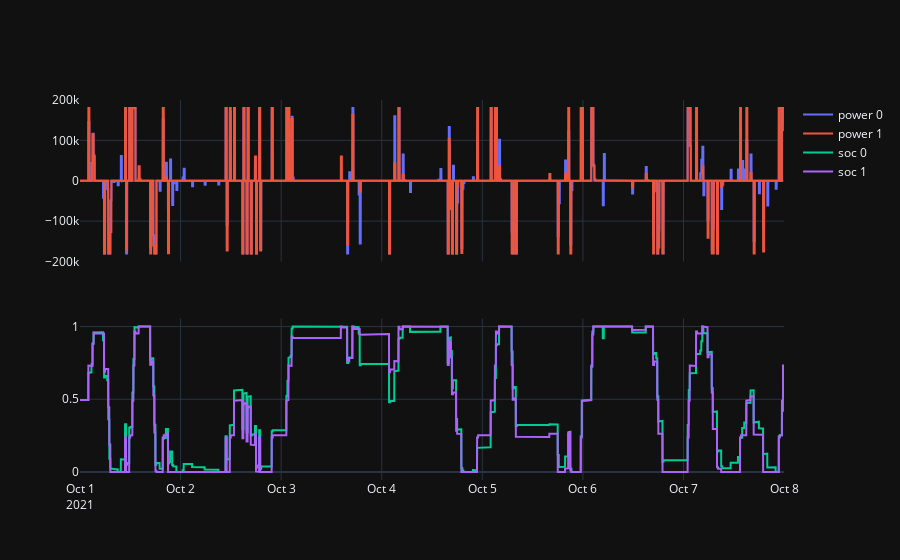

The notebook cell this image was saved under:
### Code cell
plot_diff(
df_nl.loc["2021-10-01":"2021-10-07"],
df_lp.loc["2021-10-01":"2021-10-07"],
template=template,
)

### Figure 1 — Plotly figure (JSON) as saved in the notebook; plotly's stock layout.template omitted (floating-point values rounded to 4 significant figures; data arrays with more than 128 entries replaced by an {"elided": "..."} marker saying what was removed)
{"data": [{"name": "power 0", "type": "scatter", "x": {"elided": "10080 str values"}, "xaxis": "x", "y": {"elided": "10080 float values"}, "yaxis": "y"}, {"name": "power 1", "type": "scatter", "x": {"elided": "10080 str values"}, "xaxis": "x", "y": {"elided": "10080 float values"}, "yaxis": "y"}, {"name": "soc 0", "type": "scatter", "x": {"elided": "10080 str values"}, "xaxis": "x2", "y": {"elided": "10080 float values"}, "yaxis": "y2"}, {"name": "soc 1", "type": "scatter", "x": {"elided": "10080 str values"}, "xaxis": "x2", "y": {"elided": "10080 float values"}, "yaxis": "y2"}], "layout": {"xaxis": {"anchor": "y", "domain": [0, 1], "matches": "x2", "showticklabels": false}, "xaxis2": {"anchor": "y2", "domain": [0, 1]}, "yaxis": {"anchor": "x", "domain": [0.575, 1]}, "yaxis2": {"anchor": "x2", "domain": [0, 0.425]}}}
